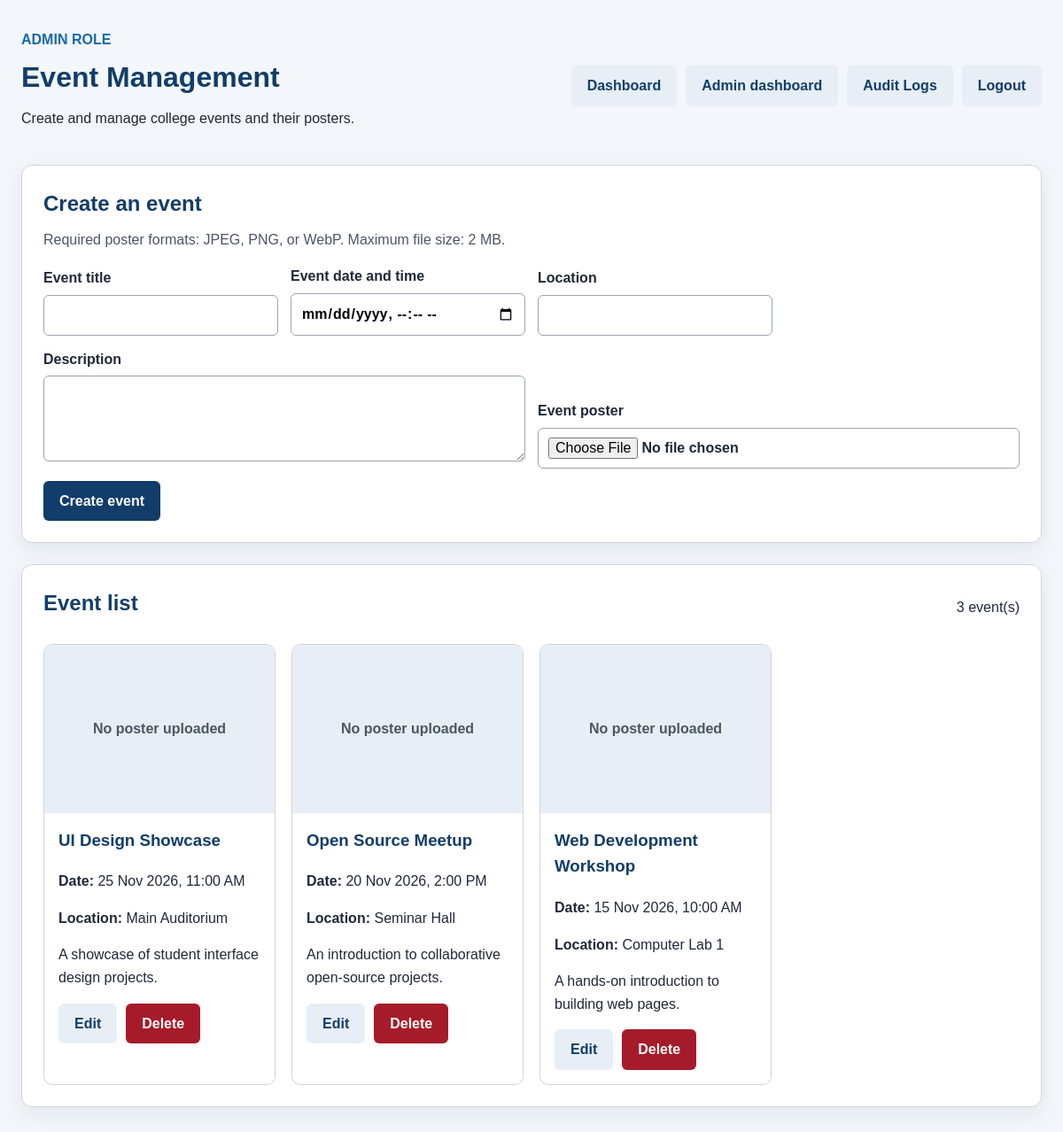
Page /event_management.php (signed in) on the committed database.
### tables this page shows
CREATE TABLE `events` (
  `event_id` int(10) unsigned NOT NULL AUTO_INCREMENT,
  `title` varchar(150) NOT NULL,
  `description` text NOT NULL,
  `event_date` datetime NOT NULL,
  `location` varchar(150) NOT NULL,
  `poster_path` varchar(255) DEFAULT NULL,
  `updated_at` timestamp NOT NULL DEFAULT current_timestamp() ON UPDATE current_timestamp(),
  PRIMARY KEY (`event_id`)
);

### auth_helpers.php (called while the page is built, shortened)
<?php
function escapeAuthHtml($value)
{
    return htmlspecialchars((string) $value, ENT_QUOTES | ENT_SUBSTITUTE, 'UTF-8');
}

### event_management.php (the view, shortened to what this page needs)
<?php
require __DIR__ . '/auth_helpers.php';
function eventEscape($value)
{
    return escapeAuthHtml($value);
}
$editEvent = null;
$list = $mysqli->prepare(
    'SELECT event_id, title, description, event_date, location, poster_path
     FROM events ORDER BY event_date DESC, event_id DESC'
);
$list->execute();
$events = $list->get_result()->fetch_all(MYSQLI_ASSOC);
?>
<!doctype html>
<html lang="en">
<head>
  <link rel="stylesheet" href="style.css">
</head>
<body>
  <main class="student-admin">
    <header class="student-admin-header">
      <div>
        <p class="eyebrow">Admin role</p>
        <h1>Event Management</h1>
        <p>Create and manage college events and their posters.</p>
      </div>
      <nav class="event-admin-navigation" aria-label="Admin navigation">
        <a class="button secondary-button" href="dashboard.php">Dashboard</a>
        <a class="button secondary-button" href="admin_dashboard.php">Admin dashboard</a>
        <a class="button secondary-button" href="audit_logs.php">Audit Logs</a>
        <form method="post" action="logout.php">
          <button type="submit" class="secondary-button">Logout</button>
        </form>
      </nav>
    </header>
    <section class="student-panel">
      <h2><?= $editEvent ? 'Update event' : 'Create an event' ?></h2>
      <p class="event-upload-help">Required poster formats: JPEG, PNG, or WebP. Maximum file size: 2 MB.</p>
      <form method="post" action="event_management.php" class="student-form event-form" enctype="multipart/form-data">
        <label>Event title
          <input name="title" required maxlength="150" value="<?= eventEscape($editEvent['title'] ?? '') ?>">
        </label>
        <label>Event date and time
          <input name="event_date" type="datetime-local" required value="<?= eventEscape(isset($editEvent['event_date']) ? eventDateForInput($editEvent['event_date']) : '') ?>">
        </label>
        <label>Location
          <input name="location" required maxlength="150" value="<?= eventEscape($editEvent['location'] ?? '') ?>">
        </label>
        <label class="event-description-field">Description
          <textarea name="description" rows="3" maxlength="10000" required><?= eventEscape($editEvent['description'] ?? '') ?></textarea>
        </label>
        <label class="event-poster-field">Event poster <?= $editEvent ? '(optional; leave empty to keep current poster)' : '' ?>
          <input name="poster" type="file" accept=".jpg,.jpeg,.png,.webp,image/jpeg,image/png,image/webp" <?= $editEvent ? '' : 'required' ?>>
        </label>
        <div class="student-form-actions">
          <button type="submit"><?= $editEvent ? 'Save event changes' : 'Create event' ?></button>
        </div>
      </form>
    </section>
    <section class="student-panel">
      <div class="student-list-heading">
        <h2>Event list</h2>
        <span><?= count($events) ?> event(s)</span>
      </div>
      <?php if (!$events): ?>
        <p>No events have been added yet.</p>
      <?php else: ?>
        <div class="event-card-grid">
          <?php foreach ($events as $event): ?>
            <article class="event-admin-card">
              <?php if ($event['poster_path'] !== null && $event['poster_path'] !== ''): ?>
                <img class="event-poster" src="<?= eventEscape($event['poster_path']) ?>" alt="Poster for <?= eventEscape($event['title']) ?>">
              <?php else: ?>
                <div class="event-poster-placeholder">No poster uploaded</div>
              <?php endif; ?>
              <div class="event-admin-card-content">
                <h3><?= eventEscape($event['title']) ?></h3>
                <p><strong>Date:</strong> <?= eventEscape(date('d M Y, g:i A', strtotime($event['event_date']))) ?></p>
                <p><strong>Location:</strong> <?= eventEscape($event['location']) ?></p>
                <p><?= nl2br(eventEscape($event['description'])) ?></p>
                <div class="student-form-actions">
                  <a class="button secondary-button" href="event_management.php?edit=<?= eventEscape($event['event_id']) ?>">Edit</a>
                  <button
                    type="button"
                    class="danger-button"
                    data-delete-event="<?= eventEscape($event['event_id']) ?>"
                    data-event-title="<?= eventEscape($event['title']) ?>"
                  >Delete</button>
                </div>
              </div>
            </article>
          <?php endforeach; ?>
        </div>
      <?php endif; ?>
    </section>
  </main>
</body>
</html>

### style.css (style rules this page uses)
* { box-sizing: border-box; }
body { margin: 0; min-height: 100vh; color: #1f2937; background: #f3f6fa; font: 16px/1.6 Arial, sans-serif; }
h1 { margin-top: 0; color: #123d6a; }
label { display: block; margin: 16px 0 6px; font-weight: 700; }
input { width: 100%; padding: 11px 12px; border: 1px solid #9ca3af; border-radius: 6px; font: inherit; }
button, .button { display: inline-block; margin-top: 20px; padding: 10px 18px; border: 0; border-radius: 6px; color: #ffffff; background: #123d6a; font: inherit; font-weight: 700; text-decoration: none; cursor: pointer; }
a { color: #1769aa; }
.eyebrow { margin-bottom: 4px; color: #1769aa; font-weight: 700; text-transform: uppercase; }
.student-admin { width: min(96%, 1440px); margin: 0 auto; padding: 32px 0; }
.student-admin-header, .student-list-heading { display: flex; align-items: center; justify-content: space-between; gap: 20px; }
.student-admin-header h1, .student-panel h2 { margin: 0 0 8px; color: #123d6a; }
.student-admin-header p { margin-top: 0; }
.student-panel { margin-top: 24px; padding: 24px; border: 1px solid #d1d5db; border-radius: 12px; background: #ffffff; box-shadow: 0 8px 24px rgba(18, 61, 106, 0.08); }
.student-form, .student-filters { display: grid; grid-template-columns: repeat(auto-fit, minmax(210px, 1fr)); align-items: end; gap: 14px; }
.student-form label, .student-filters label { display: block; margin: 0; font-weight: 700; }
.student-form input, .student-form select, .student-filters input, .student-filters select { width: 100%; min-height: 44px; margin-top: 6px; padding: 9px 11px; border: 1px solid #9ca3af; border-radius: 6px; background: #ffffff; font: inherit; }
.student-form-actions { display: flex; align-items: center; gap: 10px; flex-wrap: wrap; }
.student-admin button, .student-admin .button { margin-top: 0; }
.student-list-heading { margin-bottom: 18px; }
.student-admin .secondary-button { color: #123d6a; background: #e7eef6; }
.student-admin .danger-button { background: #a61b29; }
.event-admin-navigation { display: flex; align-items: center; justify-content: flex-end; gap: 10px; flex-wrap: wrap; }
.event-admin-navigation form { margin: 0; }
.event-admin-navigation button { color: #123d6a; background: #e7eef6; }
.event-upload-help { margin-top: 0; color: #4b5563; }
.event-form textarea, .event-form input[type="file"] { width: 100%; margin-top: 6px; padding: 9px 11px; border: 1px solid #9ca3af; border-radius: 6px; background: #ffffff; font: inherit; }
.event-description-field { grid-column: span 2; }
.event-poster-field { grid-column: span 2; }
.event-card-grid { display: grid; grid-template-columns: repeat(auto-fill, minmax(260px, 1fr)); gap: 18px; }
.event-admin-card { min-width: 0; overflow: hidden; border: 1px solid #d1d5db; border-radius: 10px; background: #ffffff; }
.event-poster, .event-poster-placeholder { display: block; width: 100%; height: 190px; object-fit: cover; background: #e7eef6; }
.event-poster-placeholder { display: grid; place-items: center; color: #4b5563; font-weight: 700; }
.event-admin-card-content { padding: 16px; }
.event-admin-card-content h3 { margin-top: 0; color: #123d6a; }
.event-admin-card-content p { overflow-wrap: anywhere; }
.event-admin-card .student-form-actions { margin-top: 16px; }
.event-admin-card .danger-button { background: #a61b29; }

### rows in the picture
events: shows "No poster uploaded", title "UI Design Showcase", event_date "25 Nov 2026, 11:00 AM", location "Main Auditorium", description "A showcase of student interface design projects."
events: shows "No poster uploaded", title "Open Source Meetup", event_date "20 Nov 2026, 2:00 PM", location "Seminar Hall", description "An introduction to collaborative open-source projects."
events: shows "No poster uploaded", title "Web Development Workshop", event_date "15 Nov 2026, 10:00 AM", location "Computer Lab 1", description "A hands-on introduction to building web pages."

### other values in the picture
count($events) "3"
